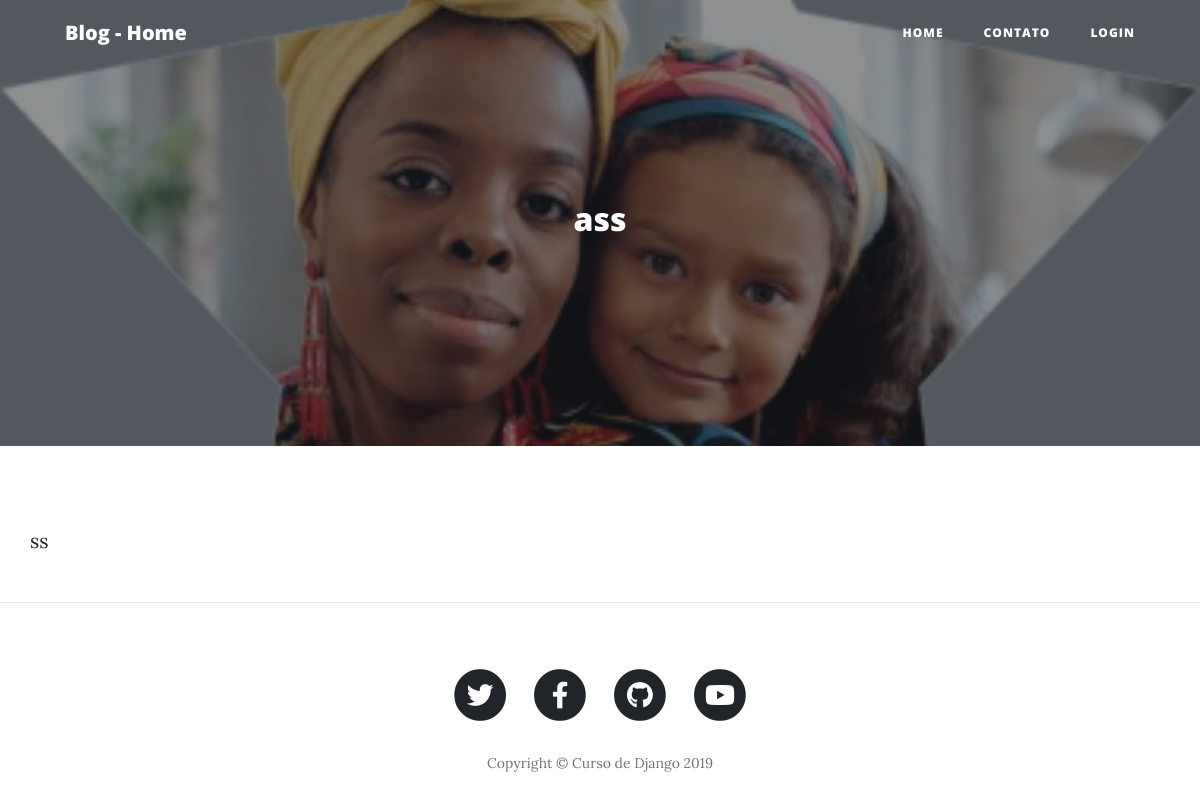
/post/ass/, run on the app's committed database.
### blog/models.py (models this page shows, shortened)
class Post(models.Model):
    STATUS = (
        ("rascunho", "Rascunho"),
        ("publicado", "Publicado")
        )
    titulo = models.CharField(max_length=250, verbose_name="Título")
    slug = models.SlugField(max_length=250)
    autor = models.ForeignKey(User, on_delete=models.CASCADE)
    conteudo = RichTextField(verbose_name="Conteúdo")
    publicado = models.DateTimeField(default=timezone.now)
    criado = models.DateTimeField(auto_now_add=True)
    alterado = models.DateTimeField(auto_now=True)
    status = models.CharField(max_length=10,
                            choices = STATUS, default="rascunho"
    )
    categoria = models.ManyToManyField(Category, related_name='get_posts' )
    imagem = models.ImageField(upload_to="blog", blank=True, null=True)
    objects = models.Manager()
    published = PublishedManager()
    class Meta:
        ordering= ("-publicado", )

### blog/views.py (the view)
# urls.py: path('post/<slug:slug>/', views.BlogDetailView.as_view(), name="post_detail"),
class BlogDetailView(DetailView):
    model = Post
    template_name = 'blog/post_detail.html'
    context_object_name = 'post_detail'

### social/processors.py (called while the page is built)
def cxt_social(request):
    cxt_dict = {}
    links = Link.objects.all()
    for link in links:
        cxt_dict[link.chave] = link.url
    return cxt_dict

### blog/templates/blog/post_detail.html (shortened to what this page needs)
{% extends 'base.html' %}
{% load static %}
{% block header %}
{% if object.imagem %}
<header class="masthead" style="background-image: url({{object.imagem.url}})">
{% else %}
<header class="masthead" style="background-image: url({% static 'img/home-bg.jpg' %})">
{% endif %}
  <div class="overlay"></div>
  <div class="container">
    <div class="row">
      <div class="col-lg-8 col-md-10 mx-auto">
        <div class="site-heading">
            <h2>{{ post_detail.titulo }}</h2>
        </div>
      </div>
    </div>
  </div>
</header>
{% endblock header %}
{% block content %}
    <div class="post-entry">
        <p>{{ post_detail.conteudo|safe}} </p>
    </div>
{% endblock content %}

### data on the page
Post: imagem (picture), titulo "ass", conteudo "ss"
